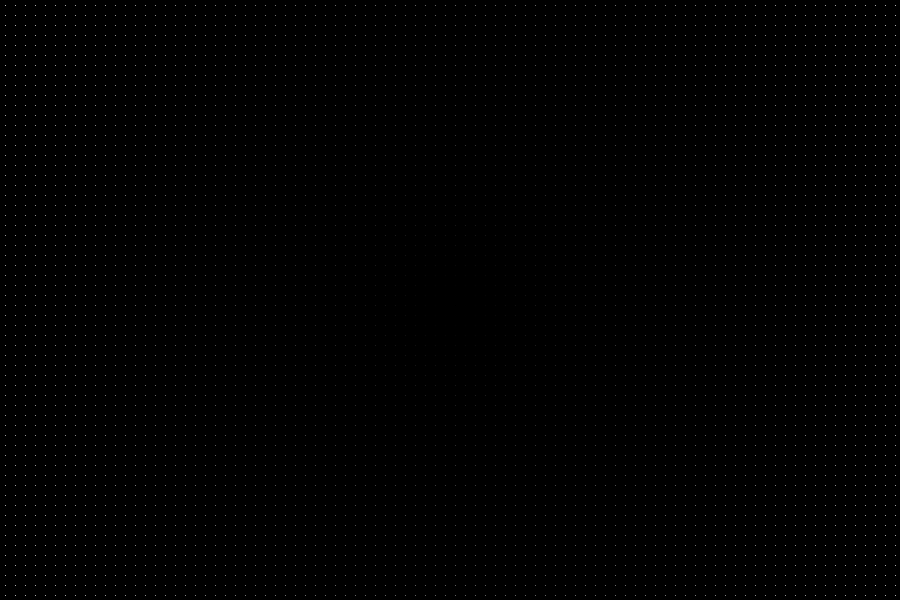
Frame 1 (no input)
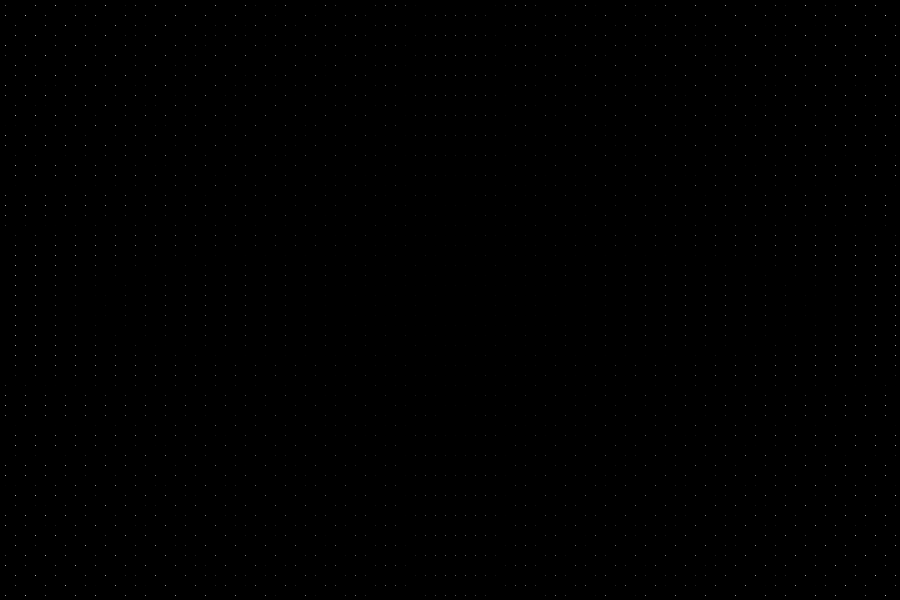
Frame 60 (the mouse pressed at the canvas centre just before this capture)
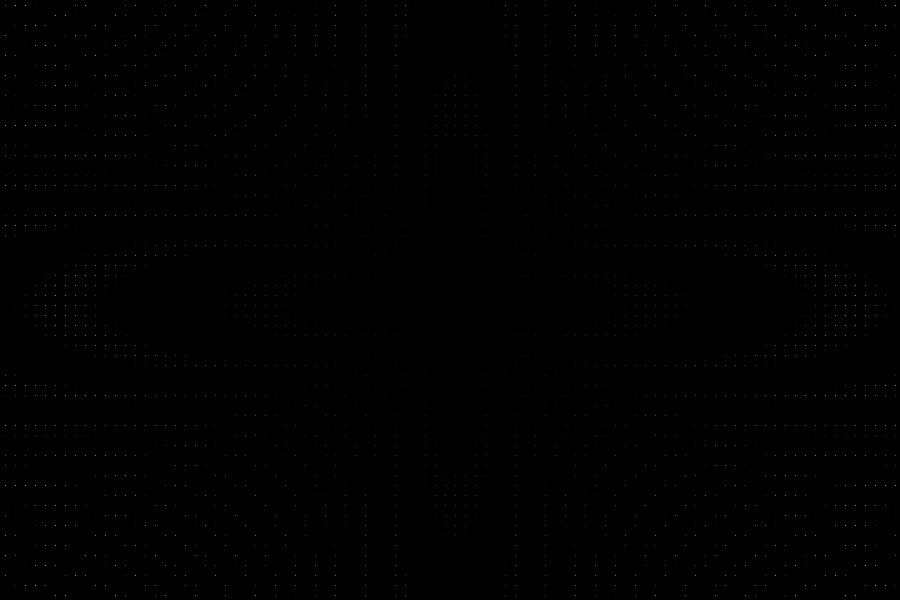
Frame 120 (the mouse held since frame 60 and released just before this capture)

The Processing sketch that drew these frames (run headless with seeded random() and noise(); from frame 60 on, the mouse is pressed at the canvas centre):

// Processing sketch: pointGrid
// ── pointGrid.pde
float[][] distances;
float maxDistance;
int spacer;

int timer = 0;

void setup() {
  size(900, 600);
  maxDistance = dist(width/2, height/2, width, height);
  distances = new float[width][height];
  frameRate(360);
  spacer = 10;
  loop();
}


void draw() {
  background(0);
  for (int y = 0;y<height;y++) {
    for (int x = 0;x<width;x++) {
      float distance = dist(width/2, height/2, x, y);
      distances[x][y] = cos(timer*distance/maxDistance)*distance/maxDistance*255;
    }
  }
  timer++;
  timer++;
  timer++;
  
  for (int y = 0;y<height; y+= spacer) {
    
    for (int x = 0;x<width;x+= spacer) {
      stroke(distances[x][y]);
      point(x+spacer/2, y+spacer/2);
    }
    
  }
  
}
